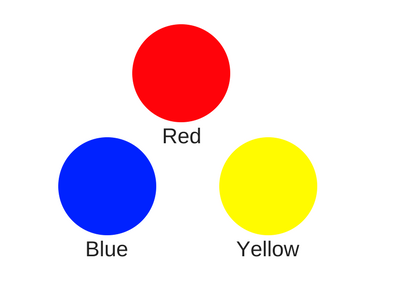
#> input picture data/Primary Colors.png, 400 x 300 px, found by its file name
$ jupyter execute --allow-errors 'Elbow Method K-means for Image segmentation.ipynb'
#> lines starting #> are read from the running program, lines starting #| are printed output that depends on the picture
# Elbow method K-means
This notebook is for illustrating elbow method to determine number of clusters for kmeans. The idea is to use an  kmeans on an image. This way when we look at the cluster centers for the image we will have a better idea if the number of clusters we chose were appropriate.

## Import all required libraries

[cell 1]
import cv2
from sklearn.cluster import KMeans
import numpy as np
import seaborn as sns
import matplotlib.pyplot as plt

## Load the image

[cell 2]
img = cv2.imread("data/Primary Colors.png")
#> img is the input picture: shape (300, 400, 3); mean B, G, R 222.2, 223.6, 237.6
img = cv2.cvtColor(img, cv2.COLOR_BGR2RGB)
plt.imshow(img)
plt.show()

Looking at the image if at the first glance we see three colors. Blue, green and gray. Now lets try finding a good value of k and see if it is close to 3.

## Reshape the image for clustering

[cell 3]
x, y, z = img.shape
#> x = 300; y = 400; z = 3
img = img.reshape(x*y, z)
img.shape
#> Out = (120000, 3)

## Run kmeans varying the number of clusters from 1 to 20

For each value of k also capture the kmeans inertia, which is the mean squared error of the points from their respective centers obtained by clustering

[cell 4]
cluster_mss = []
k_values = range(1, 20)
for k in k_values:
    kmeans = KMeans(n_clusters=k)
    kmeans = kmeans.fit(img)
    cluster_mss.append(kmeans.inertia_)
#> after the loop, cluster_mss = [2.07e+09, 1.29e+09, 272448625.4, 43448809.7, 16298099.8, 8640253.5, 6768454.1, 5890833.6, 4392450.8, 3650983.6, 2827306.2, 2519962.1, 2118289, 1862142.8, 1550636.1, 1467574.6, 1199665.6, 1206044, 1069670.3]

## Plot the MSS

Now we can plot the captured inertia values for each cluster to see how it varies. We generally choose the value of k where there is little or no change obtained when we increase the value of k.

[cell 5]
sns.set()
#> (the rest of this cell did not finish here and is left out)

From the plot below we can see that the MSS value has very little  change after k=3 (which is like an elbow). This means that a cluster number of 3 is a good number to choose the number of clusters in the original image.

[cell 6]
kmeans = KMeans(n_clusters=3)
kmeans = kmeans.fit(img)
plt.imshow(kmeans.labels_.reshape(x,y))
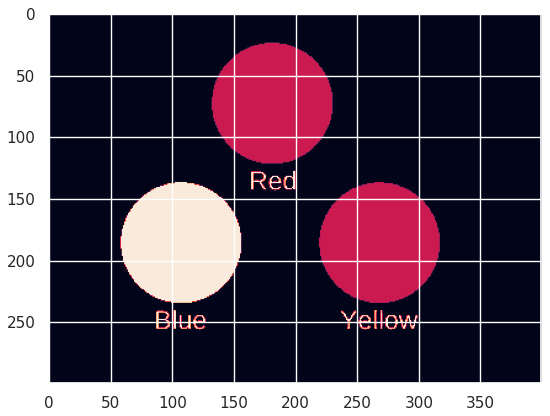
#> figure drawn by matplotlib, 1 panel

[cell 7]
kmeans = KMeans(n_clusters=7)
kmeans = kmeans.fit(img)
plt.imshow(kmeans.labels_.reshape(x,y))
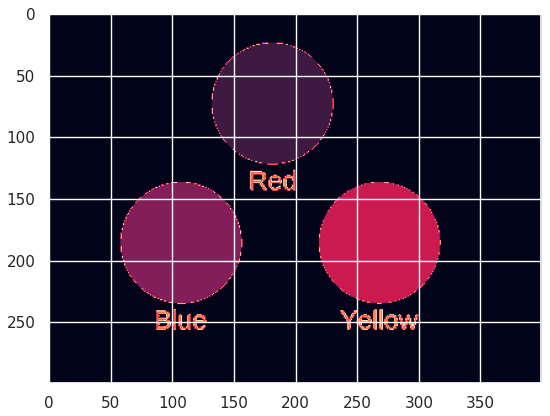
#> figure drawn by matplotlib, 1 panel
